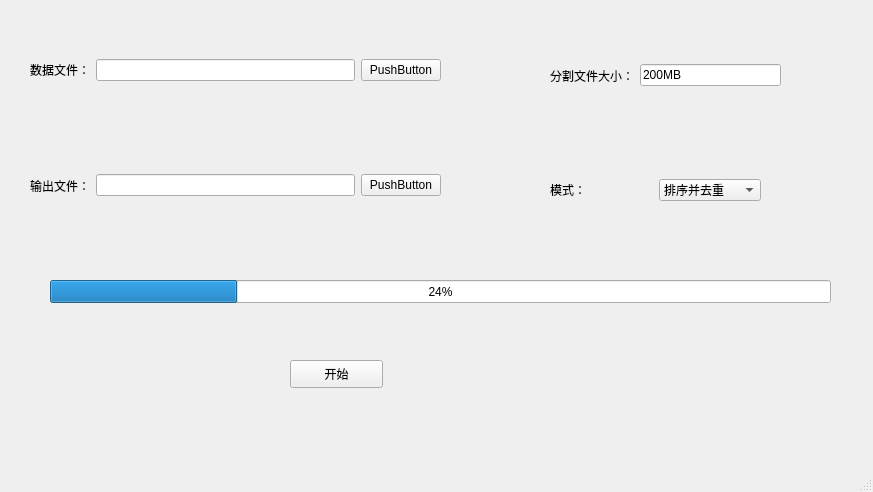
<?xml version="1.0" encoding="UTF-8"?>
<ui version="4.0">
 <class>MainWindow</class>
 <widget class="QMainWindow" name="MainWindow">
  <property name="geometry">
   <rect>
    <x>0</x>
    <y>0</y>
    <width>873</width>
    <height>492</height>
   </rect>
  </property>
  <property name="windowTitle">
   <string>MainWindow</string>
  </property>
  <widget class="QWidget" name="centralwidget">
   <widget class="QWidget" name="horizontalLayoutWidget">
    <property name="geometry">
     <rect>
      <x>30</x>
      <y>140</y>
      <width>411</width>
      <height>91</height>
     </rect>
    </property>
    <layout class="QHBoxLayout" name="horizontalLayout">
     <item>
      <widget class="QLabel" name="label_2">
       <property name="text">
        <string>输出文件：</string>
       </property>
      </widget>
     </item>
     <item>
      <widget class="QLineEdit" name="lineEdit_2"/>
     </item>
     <item>
      <widget class="QPushButton" name="pushButton_3">
       <property name="text">
        <string>PushButton</string>
       </property>
      </widget>
     </item>
    </layout>
   </widget>
   <widget class="QWidget" name="horizontalLayoutWidget_2">
    <property name="geometry">
     <rect>
      <x>30</x>
      <y>30</y>
      <width>411</width>
      <height>80</height>
     </rect>
    </property>
    <layout class="QHBoxLayout" name="horizontalLayout_2">
     <item>
      <widget class="QLabel" name="label">
       <property name="text">
        <string>数据文件：</string>
       </property>
      </widget>
     </item>
     <item>
      <widget class="QLineEdit" name="lineEdit"/>
     </item>
     <item>
      <widget class="QPushButton" name="pushButton_2">
       <property name="text">
        <string>PushButton</string>
       </property>
      </widget>
     </item>
    </layout>
   </widget>
   <widget class="QPushButton" name="pushButton">
    <property name="geometry">
     <rect>
      <x>290</x>
      <y>360</y>
      <width>93</width>
      <height>28</height>
     </rect>
    </property>
    <property name="text">
     <string>开始</string>
    </property>
   </widget>
   <widget class="QWidget" name="horizontalLayoutWidget_3">
    <property name="geometry">
     <rect>
      <x>550</x>
      <y>30</y>
      <width>231</width>
      <height>91</height>
     </rect>
    </property>
    <layout class="QHBoxLayout" name="horizontalLayout_3">
     <item>
      <widget class="QLabel" name="label_3">
       <property name="text">
        <string>分割文件大小：</string>
       </property>
      </widget>
     </item>
     <item>
      <widget class="QLineEdit" name="lineEdit_3">
       <property name="text">
        <string>200MB</string>
       </property>
      </widget>
     </item>
    </layout>
   </widget>
   <widget class="QProgressBar" name="progressBar">
    <property name="geometry">
     <rect>
      <x>50</x>
      <y>280</y>
      <width>781</width>
      <height>23</height>
     </rect>
    </property>
    <property name="value">
     <number>24</number>
    </property>
   </widget>
   <widget class="QWidget" name="horizontalLayoutWidget_4">
    <property name="geometry">
     <rect>
      <x>550</x>
      <y>150</y>
      <width>211</width>
      <height>80</height>
     </rect>
    </property>
    <layout class="QHBoxLayout" name="horizontalLayout_4">
     <item>
      <widget class="QLabel" name="label_4">
       <property name="enabled">
        <bool>true</bool>
       </property>
       <property name="text">
        <string>模式：</string>
       </property>
      </widget>
     </item>
     <item>
      <widget class="QComboBox" name="comboBox">
       <item>
        <property name="text">
         <string>排序并去重</string>
        </property>
       </item>
       <item>
        <property name="text">
         <string>仅排序</string>
        </property>
       </item>
      </widget>
     </item>
    </layout>
   </widget>
  </widget>
  <widget class="QMenuBar" name="menubar">
   <property name="geometry">
    <rect>
     <x>0</x>
     <y>0</y>
     <width>873</width>
     <height>26</height>
    </rect>
   </property>
  </widget>
  <widget class="QStatusBar" name="statusbar"/>
 </widget>
 <resources/>
 <connections/>
</ui>
